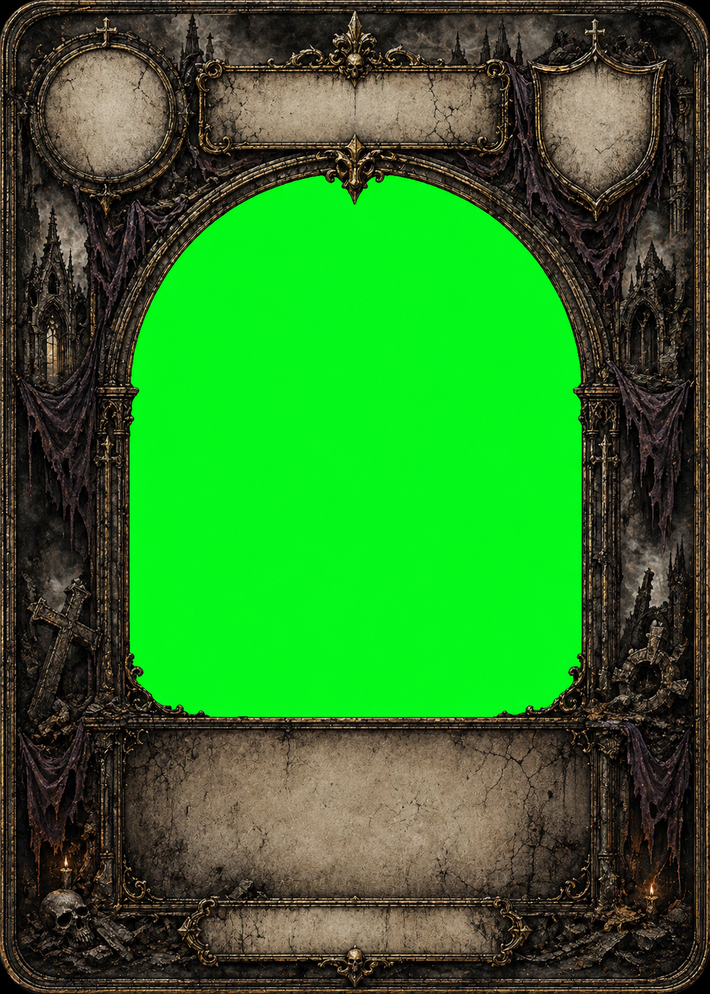
#> input picture tools/sources/template_impedita.png, 710 x 994 px, shrunk from 1060 x 1484 before the run
$ python extract_arch_alpha.py sources/template_impedita.png sources/template_in_integro.png
#> lines starting #> are read from the running program, lines starting #| are printed output that depends on the picture
#!/usr/bin/env python3
"""
Chroma-key extraction: ChatGPT generated the templates with a pure green
(#00FF00) fill in the arch. We compute a "greenness" score per pixel
(G - max(R, B)) — pure chroma green = 255, parchment / gold / red ornaments
= negative — and convert it to alpha. Edges get anti-aliasing for free
because the green spills slightly into the surrounding ornament during
rendering.

Usage:
    python3 tools/extract_arch_alpha.py <input.png> <output.png>
"""
import sys
from PIL import Image
import numpy as np


def process(in_path: str, out_path: str) -> None:
#> called with in_path = 'sources/template_impedita.png', out_path = 'sources/template_in_integro.png'
    img = Image.open(in_path).convert("RGBA")
    arr = np.array(img).astype(np.int16)
    R = arr[:, :, 0]
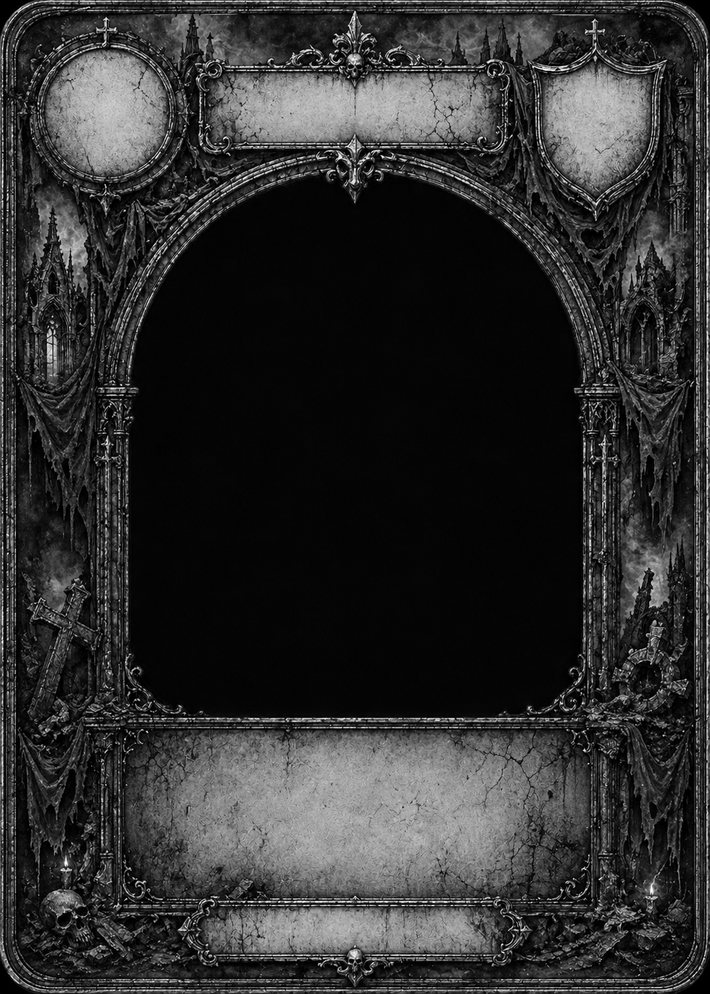
#> R: shape (994, 710) int16; min 0, max 255, mean 47.7
    G = arr[:, :, 1]
    B = arr[:, :, 2]

    # Greenness: how much green dominates over the brighter of R or B.
    # Pure #00FF00 → 255, gold (200,160,40) → 160-200=-40, etc.
    greenness = G - np.maximum(R, B)
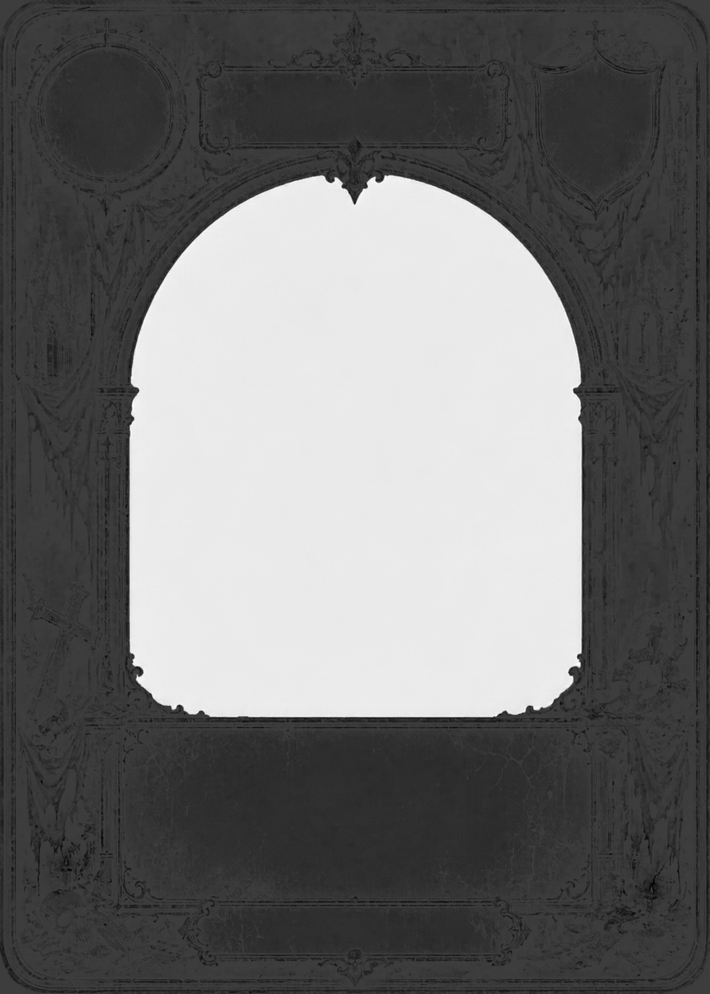
#> greenness: shape (994, 710) int16; min -79, max 249, mean 62.6; drawn with min black and max white

    # Alpha curve:
    #   greenness >= 150 → α=0   (pure green)
    #   greenness <= 50  → α=255 (no green domination)
    #   between          → linear (anti-alias on edges)
    alpha = np.clip((150 - greenness.astype(np.float32)) * 255.0 / 100.0, 0, 255).astype(np.uint8)
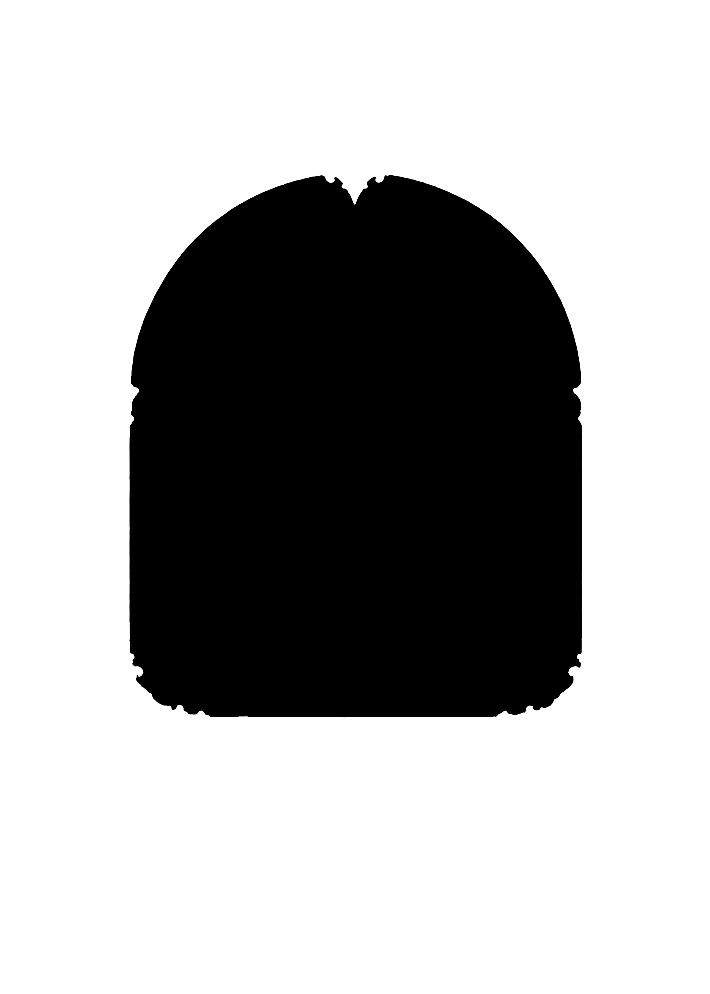
#> alpha: shape (994, 710); min 0, max 255, mean 175.2

    # When alpha < 255 we are partially seeing the green; suppress the green
    # contamination of the visible (bleeding) pixels by reducing the green
    # channel proportionally to the transparency. Standard "spill suppression".
    transparent_factor = (255 - alpha) / 255.0   # 1.0 if fully green, 0.0 if opaque
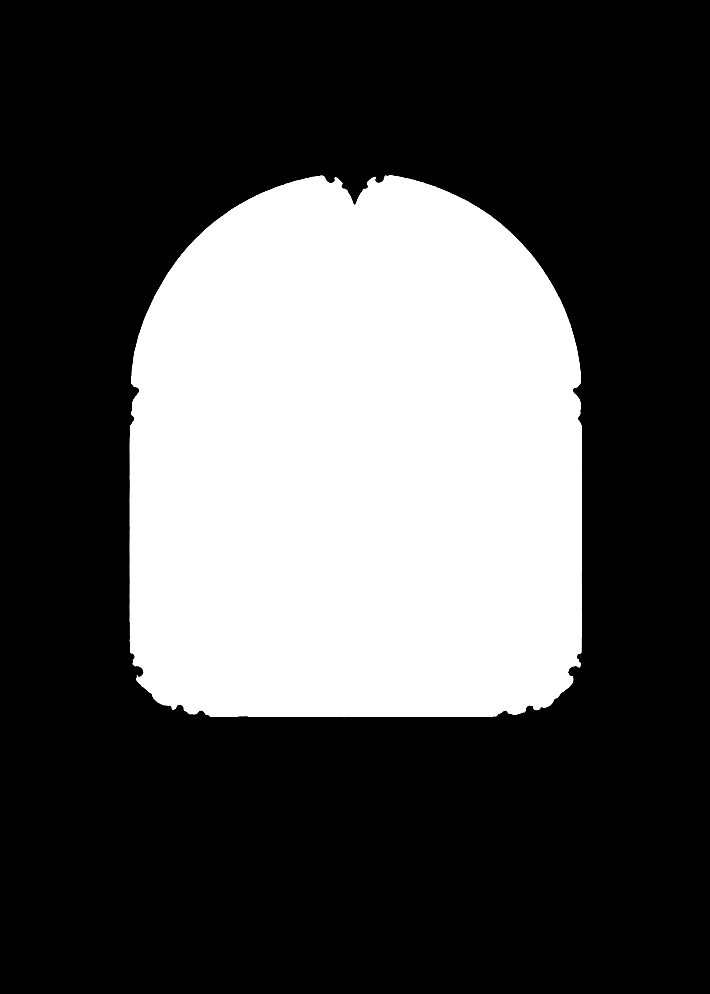
#> transparent_factor: shape (994, 710) float64; min 0, max 1, mean 0.313
    new_G = (G - transparent_factor * np.maximum(0, greenness)).clip(0, 255)
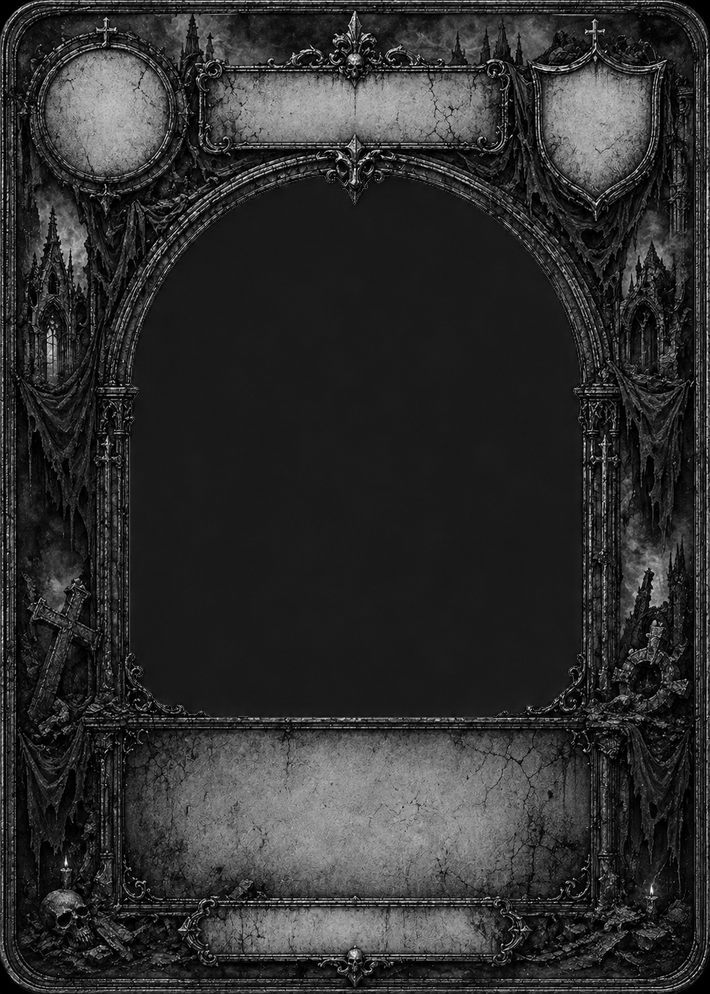
#> new_G: shape (994, 710) float64; min 0, max 255, mean 47.4
    arr[:, :, 1] = new_G

    arr[:, :, 3] = alpha
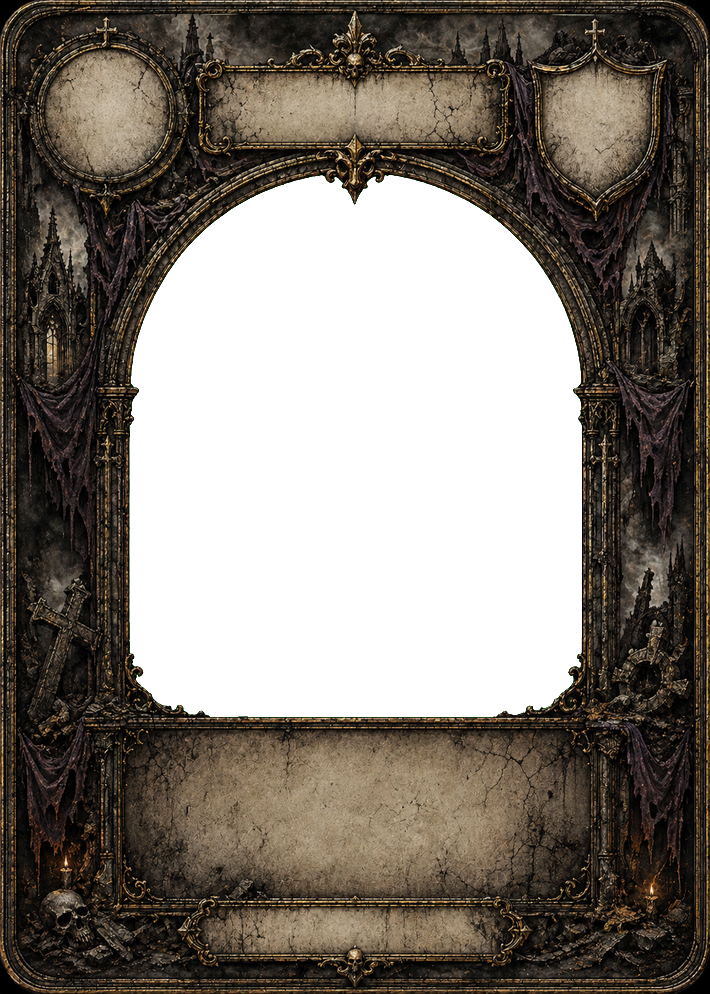
#> arr: shape (994, 710, 4) int16; mean R, G, B, A 47.7, 47.4, 39.3, 175.2; transparent parts drawn white
    Image.fromarray(np.clip(arr, 0, 255).astype(np.uint8), mode="RGBA").save(
        out_path, optimize=True
    )


if __name__ == "__main__":
    if len(sys.argv) != 3:
        print(__doc__)
        sys.exit(1)
    process(sys.argv[1], sys.argv[2])
    print(f"Wrote {sys.argv[2]}")
